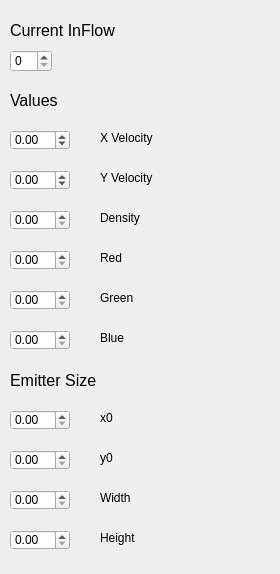
<?xml version="1.0" encoding="UTF-8"?>
<ui version="4.0">
 <class>InFlowWidget</class>
 <widget class="QWidget" name="InFlowWidget">
  <property name="geometry">
   <rect>
    <x>0</x>
    <y>0</y>
    <width>280</width>
    <height>574</height>
   </rect>
  </property>
  <property name="windowTitle">
   <string>InFlowWidget</string>
  </property>
  <property name="windowOpacity">
   <double>0.000000000000000</double>
  </property>
  <property name="accessibleName">
   <string>S</string>
  </property>
  <widget class="QDoubleSpinBox" name="u_velocity_combo_box">
   <property name="geometry">
    <rect>
     <x>10</x>
     <y>130</y>
     <width>60</width>
     <height>20</height>
    </rect>
   </property>
   <property name="minimum">
    <double>-99.000000000000000</double>
   </property>
  </widget>
  <widget class="QDoubleSpinBox" name="v_velocity_combo_box">
   <property name="geometry">
    <rect>
     <x>10</x>
     <y>170</y>
     <width>60</width>
     <height>20</height>
    </rect>
   </property>
   <property name="minimum">
    <double>-99.000000000000000</double>
   </property>
  </widget>
  <widget class="QDoubleSpinBox" name="density_combo_box">
   <property name="geometry">
    <rect>
     <x>10</x>
     <y>210</y>
     <width>60</width>
     <height>20</height>
    </rect>
   </property>
   <property name="maximum">
    <double>1.000000000000000</double>
   </property>
   <property name="singleStep">
    <double>0.010000000000000</double>
   </property>
  </widget>
  <widget class="QDoubleSpinBox" name="red_combo_box">
   <property name="geometry">
    <rect>
     <x>10</x>
     <y>250</y>
     <width>60</width>
     <height>20</height>
    </rect>
   </property>
   <property name="maximum">
    <double>255.000000000000000</double>
   </property>
  </widget>
  <widget class="QDoubleSpinBox" name="green_combo_box">
   <property name="geometry">
    <rect>
     <x>10</x>
     <y>290</y>
     <width>60</width>
     <height>20</height>
    </rect>
   </property>
   <property name="maximum">
    <double>255.000000000000000</double>
   </property>
  </widget>
  <widget class="QDoubleSpinBox" name="blue_combo_box">
   <property name="geometry">
    <rect>
     <x>10</x>
     <y>330</y>
     <width>60</width>
     <height>20</height>
    </rect>
   </property>
   <property name="maximum">
    <double>255.000000000000000</double>
   </property>
  </widget>
  <widget class="QLabel" name="label">
   <property name="geometry">
    <rect>
     <x>100</x>
     <y>130</y>
     <width>61</width>
     <height>16</height>
    </rect>
   </property>
   <property name="text">
    <string>X Velocity</string>
   </property>
  </widget>
  <widget class="QLabel" name="label_2">
   <property name="geometry">
    <rect>
     <x>100</x>
     <y>170</y>
     <width>55</width>
     <height>16</height>
    </rect>
   </property>
   <property name="text">
    <string>Y Velocity</string>
   </property>
  </widget>
  <widget class="QLabel" name="label_3">
   <property name="geometry">
    <rect>
     <x>100</x>
     <y>250</y>
     <width>55</width>
     <height>16</height>
    </rect>
   </property>
   <property name="text">
    <string>Red</string>
   </property>
  </widget>
  <widget class="QLabel" name="label_4">
   <property name="geometry">
    <rect>
     <x>100</x>
     <y>210</y>
     <width>55</width>
     <height>16</height>
    </rect>
   </property>
   <property name="text">
    <string>Density</string>
   </property>
  </widget>
  <widget class="QLabel" name="label_5">
   <property name="geometry">
    <rect>
     <x>100</x>
     <y>290</y>
     <width>55</width>
     <height>16</height>
    </rect>
   </property>
   <property name="text">
    <string>Green</string>
   </property>
  </widget>
  <widget class="QLabel" name="label_6">
   <property name="geometry">
    <rect>
     <x>100</x>
     <y>330</y>
     <width>55</width>
     <height>16</height>
    </rect>
   </property>
   <property name="text">
    <string>Blue</string>
   </property>
  </widget>
  <widget class="QLabel" name="label_7">
   <property name="geometry">
    <rect>
     <x>100</x>
     <y>490</y>
     <width>55</width>
     <height>16</height>
    </rect>
   </property>
   <property name="text">
    <string>Width</string>
   </property>
  </widget>
  <widget class="QDoubleSpinBox" name="height_combo_box">
   <property name="geometry">
    <rect>
     <x>10</x>
     <y>530</y>
     <width>60</width>
     <height>20</height>
    </rect>
   </property>
   <property name="maximum">
    <double>1.000000000000000</double>
   </property>
   <property name="singleStep">
    <double>0.010000000000000</double>
   </property>
  </widget>
  <widget class="QLabel" name="label_8">
   <property name="geometry">
    <rect>
     <x>100</x>
     <y>530</y>
     <width>55</width>
     <height>16</height>
    </rect>
   </property>
   <property name="text">
    <string>Height</string>
   </property>
  </widget>
  <widget class="QDoubleSpinBox" name="y_origin_combo_box">
   <property name="geometry">
    <rect>
     <x>10</x>
     <y>450</y>
     <width>60</width>
     <height>20</height>
    </rect>
   </property>
   <property name="maximum">
    <double>1.000000000000000</double>
   </property>
   <property name="singleStep">
    <double>0.010000000000000</double>
   </property>
  </widget>
  <widget class="QDoubleSpinBox" name="x_origin_combo_box">
   <property name="geometry">
    <rect>
     <x>10</x>
     <y>410</y>
     <width>60</width>
     <height>20</height>
    </rect>
   </property>
   <property name="maximum">
    <double>1.000000000000000</double>
   </property>
   <property name="singleStep">
    <double>0.010000000000000</double>
   </property>
  </widget>
  <widget class="QDoubleSpinBox" name="width_combo_box">
   <property name="geometry">
    <rect>
     <x>10</x>
     <y>490</y>
     <width>60</width>
     <height>20</height>
    </rect>
   </property>
   <property name="maximum">
    <double>1.000000000000000</double>
   </property>
   <property name="singleStep">
    <double>0.010000000000000</double>
   </property>
  </widget>
  <widget class="QLabel" name="label_9">
   <property name="geometry">
    <rect>
     <x>100</x>
     <y>410</y>
     <width>55</width>
     <height>16</height>
    </rect>
   </property>
   <property name="text">
    <string>x0</string>
   </property>
  </widget>
  <widget class="QLabel" name="label_10">
   <property name="geometry">
    <rect>
     <x>100</x>
     <y>450</y>
     <width>55</width>
     <height>16</height>
    </rect>
   </property>
   <property name="text">
    <string>y0</string>
   </property>
  </widget>
  <widget class="QLabel" name="label_11">
   <property name="geometry">
    <rect>
     <x>10</x>
     <y>90</y>
     <width>161</width>
     <height>20</height>
    </rect>
   </property>
   <property name="font">
    <font>
     <pointsize>12</pointsize>
    </font>
   </property>
   <property name="text">
    <string>Values</string>
   </property>
  </widget>
  <widget class="QLabel" name="label_12">
   <property name="geometry">
    <rect>
     <x>10</x>
     <y>370</y>
     <width>161</width>
     <height>20</height>
    </rect>
   </property>
   <property name="font">
    <font>
     <pointsize>12</pointsize>
    </font>
   </property>
   <property name="text">
    <string>Emitter Size</string>
   </property>
  </widget>
  <widget class="QLabel" name="label_13">
   <property name="geometry">
    <rect>
     <x>10</x>
     <y>20</y>
     <width>161</width>
     <height>20</height>
    </rect>
   </property>
   <property name="font">
    <font>
     <pointsize>12</pointsize>
    </font>
   </property>
   <property name="text">
    <string>Current InFlow</string>
   </property>
  </widget>
  <widget class="QSpinBox" name="inflow_selector">
   <property name="geometry">
    <rect>
     <x>10</x>
     <y>50</y>
     <width>42</width>
     <height>22</height>
    </rect>
   </property>
  </widget>
 </widget>
 <layoutdefault spacing="6" margin="11"/>
 <resources/>
 <connections/>
</ui>
